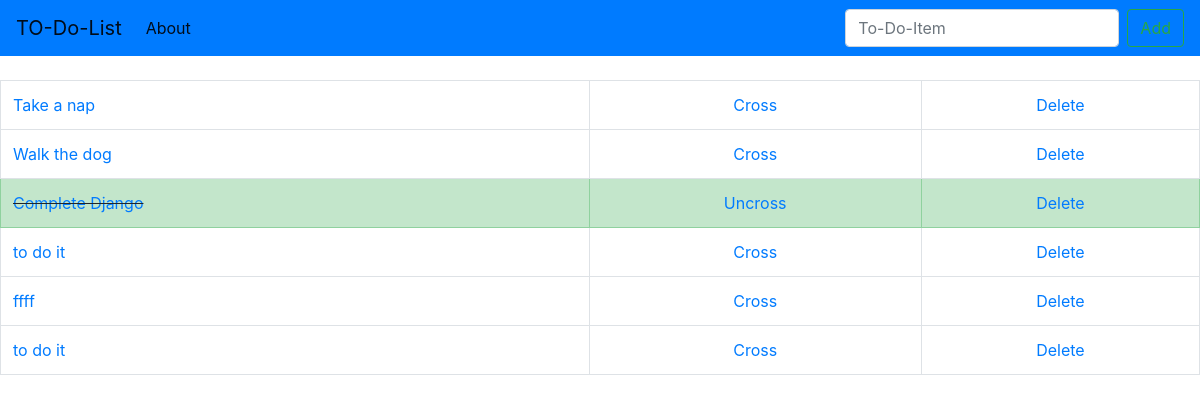
/, run on an earlier commit of the app's database.
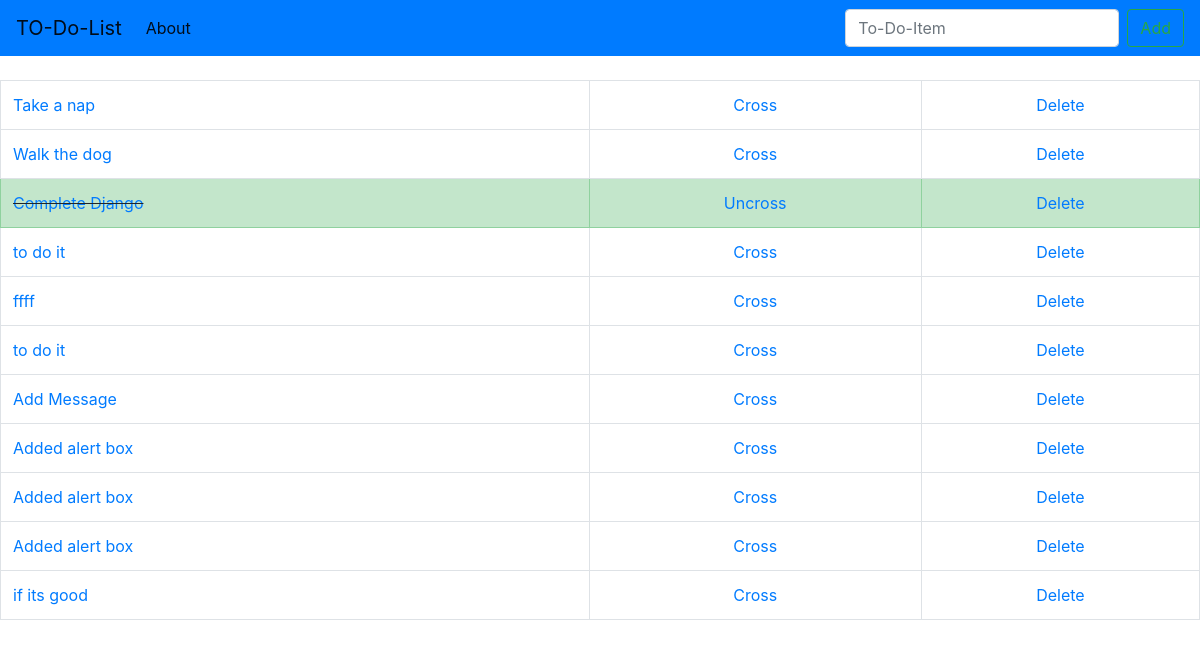
And on a later commit of the database.
### todo_list/models.py (models this page shows, shortened)
class List(models.Model):
    item = models.CharField(max_length=200)
    completed = models.BooleanField(default=False)

### todo_list/views.py (the view)
# urls.py: path('', views.home, name="home"),
def home(request):
    if request.method == 'POST':
        form = ListForms(request.POST or None)
        if form.is_valid():
            form.save()
            messages.success(request, "Item is added to list!")
            all_items = List.objects.all
    all_items = List.objects.all
    return render(request, 'homepage.html', {'allItems' : all_items})

### todo_list/Templates/homepage.html (shortened to what this page needs)
{% extends 'base.html' %}
{% block content %}
    {% if allItems %}
        <table class="table table-bordered">
            {% for thing in allItems %}
                {%if thing.completed == True%}
                    <tr class="table-success">
                        <td><strike><a href="{%url 'edit' thing.id%}">{{thing.item}}</a></strike></td>
                        <td><center><a href="{%url 'uncross' thing.id%}"> Uncross </a></center></td>
                        <td><center><a href="{%url 'delete' thing.id%}"> Delete </a></center></td>
                    </tr>
                {% else %}
                    <tr>
                        <td><a href="{%url 'edit' thing.id%}">{{thing.item}}</a></td>
                        <td><center><a href="{%url 'cross' thing.id%}"> Cross </a></center></td>
                        <td><center><a href="{%url 'delete' thing.id%}"> Delete </a></center></td>
                    </tr>
                {% endif %}
            {% endfor %}
        </table>
    {% endif %}
{% endblock %}

What changed in the data, as far as the page shows it:
added List: item "Add Message"
added List: item "Added alert box"
added List: item "Added alert box"
added List: item "Added alert box"
added List: item "if its good"
